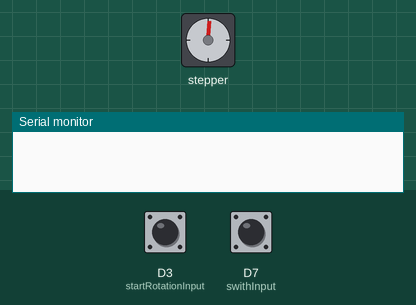
The sketch below on a simulated ESP8266 (NodeMCU). On the bench: stepper motor, the last lines printed to the serial monitor. The test bench sets the inputs (shaded band); at power-on: D7 (swithInput) HIGH, D3 (startRotationInput) HIGH. Stepper angles assume 4096 steps per turn.

Above: at 11.68 s.
12.0 s: D7 (swithInput) pulled LOW for 0.15 s
13.6 s: D3 (startRotationInput) pulled LOW for 0.15 s
At 16.01 s:
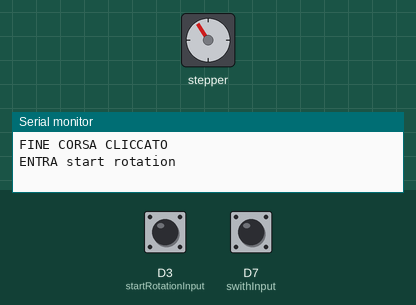
16.6 s: D7 (swithInput) pulled LOW for 1 s
At 16.6 s:
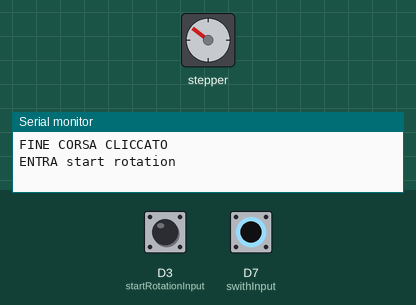
19.1 s: D3 (startRotationInput) pulled LOW for 1 s
At 21.51 s:
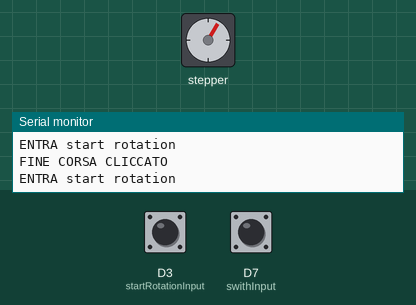
Timing chart, 0 to 23.1 s (numbered marks = the images above; inputs shaded):
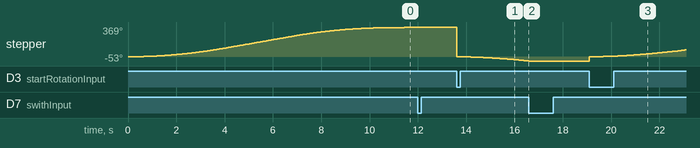

Measured:
- after the input at 12.0 s, stepper: stops changing and stays 369°
- after the input at 13.6 s, stepper: keeps turning counter-clockwise at about 142°/s, starting at once
- after the input at 16.6 s, stepper: stops changing and stays -53°
- after the input at 19.1 s, stepper: keeps turning clockwise at about 35°/s, starting at once
- by itself, stepper: keeps turning clockwise at about 32°/s

The sketch:

12-stepperMotorWithSwitch.ino
```cpp
#include <AccelStepper.h>

const int stepsPerRevolution = 4096;  // change this to fit the number of steps per revolution

// ULN2003 Motor Driver Pins
#define IN1 D1
#define IN2 D2
#define IN3 D5
#define IN4 D6

int swithInput = D7;
int startRotationInput = D3;
bool rotation, isLeftRotation;

// AccelStepper::HALF4WIRE -> to indicate we’re controlling the stepper motor with four wires
AccelStepper stepper(AccelStepper::HALF4WIRE, IN1, IN3, IN2, IN4);

void setup() {
  // initialize the serial port
  Serial.begin(115200);

  rotation = true;

  // set the speed and acceleration
  stepper.setMaxSpeed(600);
  stepper.setAcceleration(150);

  // set target position
  stepper.runToNewPosition(stepsPerRevolution);
  isLeftRotation = false;

  pinMode(swithInput, INPUT_PULLUP);
  pinMode(startRotationInput, INPUT);
  attachInterrupt(digitalPinToInterrupt(swithInput), limitSwitch, FALLING);
  attachInterrupt(digitalPinToInterrupt(startRotationInput), startRotation, FALLING);
}

void loop() {

  if (rotation) {
    // check current stepper motor position to invert direction
    // if (stepper.distanceToGo() == 0){
    //   stepper.moveTo(-stepper.currentPosition());
    //   Serial.println("Changing direction");
    // }
    if (stepper.distanceToGo() == 0) {
      // isLeftRotation = !isLeftRotation;
      stepper.move(getDirection() * stepsPerRevolution);
    }

    // move the stepper motor (one step at a time)
    stepper.run();
  }

  // delay(500);
}

ICACHE_RAM_ATTR void limitSwitch() {

  if (rotation) {
    Serial.println("FINE CORSA CLICCATO");

    isLeftRotation = !isLeftRotation;
    stepper.setCurrentPosition(0);
    stepper.setMaxSpeed(600);
    stepper.setAcceleration(150);

    rotation = false;
  }

}

int getDirection() {
  if (isLeftRotation) {
    return -1;
  } else {
    return 1;
  }
}

ICACHE_RAM_ATTR void startRotation() {
  Serial.println("ENTRA start rotation");

  rotation = true;
}
```
